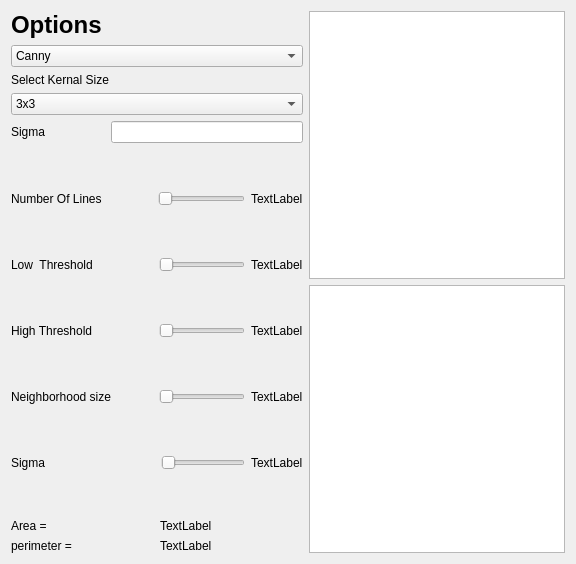
      <widget class="QWidget" name="tab_5">
       <attribute name="title">
        <string>Object Detector</string>
       </attribute>
       <layout class="QGridLayout" name="gridLayout">
        <item row="2" column="0">
         <layout class="QVBoxLayout" name="verticalLayout_14">
          <item>
           <widget class="QLabel" name="kernalsizelabel">
            <property name="text">
             <string>Select Kernal Size</string>
            </property>
           </widget>
          </item>
          <item>
           <widget class="QComboBox" name="kernalsize">
            <item>
             <property name="text">
              <string>3x3</string>
             </property>
            </item>
            <item>
             <property name="text">
              <string>5x5</string>
             </property>
            </item>
           </widget>
          </item>
         </layout>
        </item>
        <item row="0" column="0">
         <widget class="QLabel" name="label_10">
          <property name="font">
           <font>
            <pointsize>18</pointsize>
            <weight>75</weight>
            <bold>true</bold>
           </font>
          </property>
          <property name="text">
           <string>Options</string>
          </property>
         </widget>
        </item>
        <item row="1" column="0">
         <widget class="QComboBox" name="types">
          <item>
           <property name="text">
            <string>Canny</string>
           </property>
          </item>
          <item>
           <property name="text">
            <string>Detect Lines</string>
           </property>
          </item>
          <item>
           <property name="text">
            <string>Detect Ellipse</string>
           </property>
          </item>
          <item>
           <property name="text">
            <string>Detect circles</string>
           </property>
          </item>
          <item>
           <property name="text">
            <string>Snake</string>
           </property>
          </item>
         </widget>
        </item>
        <item row="5" column="0">
         <layout class="QHBoxLayout" name="horizontalLayout_20">
          <item>
           <widget class="QLabel" name="label_14">
            <property name="text">
             <string>Number Of Lines</string>
            </property>
           </widget>
          </item>
          <item>
           <spacer name="horizontalSpacer_8">
            <property name="orientation">
             <enum>Qt::Horizontal</enum>
            </property>
            <property name="sizeType">
             <enum>QSizePolicy::Fixed</enum>
            </property>
            <property name="sizeHint" stdset="0">
             <size>
              <width>50</width>
              <height>20</height>
             </size>
            </property>
           </spacer>
          </item>
          <item>
           <widget class="QSlider" name="horizontalSlider_5">
            <property name="orientation">
             <enum>Qt::Horizontal</enum>
            </property>
           </widget>
          </item>
          <item>
           <widget class="QLabel" name="label_32">
            <property name="text">
             <string>TextLabel</string>
            </property>
           </widget>
          </item>
         </layout>
        </item>
        <item row="3" column="0">
         <layout class="QHBoxLayout" name="horizontalLayout_17">
          <item>
           <widget class="QLabel" name="sigmalabel">
            <property name="text">
             <string>Sigma</string>
            </property>
           </widget>
          </item>
          <item>
           <spacer name="horizontalSpacer_9">
            <property name="orientation">
             <enum>Qt::Horizontal</enum>
            </property>
            <property name="sizeType">
             <enum>QSizePolicy::Fixed</enum>
            </property>
            <property name="sizeHint" stdset="0">
             <size>
              <width>60</width>
              <height>20</height>
             </size>
            </property>
           </spacer>
          </item>
          <item>
           <widget class="QLineEdit" name="lineEdit_4"/>
          </item>
         </layout>
        </item>
        <item row="9" column="0">
         <layout class="QHBoxLayout" name="horizontalLayout_22">
          <item>
           <widget class="QLabel" name="label_25">
            <property name="text">
             <string>High Threshold</string>
            </property>
           </widget>
          </item>
          <item>
           <spacer name="horizontalSpacer_11">
            <property name="orientation">
             <enum>Qt::Horizontal</enum>
            </property>
            <property name="sizeType">
             <enum>QSizePolicy::Fixed</enum>
            </property>
            <property name="sizeHint" stdset="0">
             <size>
              <width>60</width>
              <height>20</height>
             </size>
            </property>
           </spacer>
          </item>
          <item>
           <widget class="QSlider" name="horizontalSlider_7">
            <property name="orientation">
             <enum>Qt::Horizontal</enum>
            </property>
           </widget>
          </item>
          <item>
           <widget class="QLabel" name="label_34">
            <property name="text">
             <string>TextLabel</string>
            </property>
           </widget>
          </item>
         </layout>
        </item>
        <item row="13" column="0">
         <layout class="QHBoxLayout" name="horizontalLayout_24">
          <item>
           <widget class="QLabel" name="label_27">
            <property name="text">
             <string>Sigma</string>
            </property>
           </widget>
          </item>
          <item>
           <spacer name="horizontalSpacer_13">
            <property name="orientation">
             <enum>Qt::Horizontal</enum>
            </property>
            <property name="sizeType">
             <enum>QSizePolicy::Fixed</enum>
            </property>
            <property name="sizeHint" stdset="0">
             <size>
              <width>110</width>
              <height>20</height>
             </size>
            </property>
           </spacer>
          </item>
          <item>
           <widget class="QSlider" name="horizontalSlider_9">
            <property name="orientation">
             <enum>Qt::Horizontal</enum>
            </property>
           </widget>
          </item>
          <item>
           <widget class="QLabel" name="label_36">
            <property name="text">
             <string>TextLabel</string>
            </property>
           </widget>
          </item>
         </layout>
        </item>
        <item row="15" column="0">
         <layout class="QHBoxLayout" name="horizontalLayout_18">
          <item>
           <widget class="QLabel" name="label_28">
            <property name="text">
             <string>Area = </string>
            </property>
           </widget>
          </item>
          <item>
           <widget class="QLabel" name="label_29">
            <property name="text">
             <string>TextLabel</string>
            </property>
           </widget>
          </item>
         </layout>
        </item>
        <item row="16" column="0">
         <layout class="QHBoxLayout" name="horizontalLayout_19">
          <item>
           <widget class="QLabel" name="label_30">
            <property name="text">
             <string>perimeter =</string>
            </property>
           </widget>
          </item>
          <item>
           <widget class="QLabel" name="label_31">
            <property name="text">
             <string>TextLabel</string>
            </property>
           </widget>
          </item>
         </layout>
        </item>
        <item row="11" column="0">
         <layout class="QHBoxLayout" name="horizontalLayout_23">
          <item>
           <widget class="QLabel" name="label_26">
            <property name="text">
             <string>Neighborhood size</string>
            </property>
           </widget>
          </item>
          <item>
           <spacer name="horizontalSpacer_12">
            <property name="orientation">
             <enum>Qt::Horizontal</enum>
            </property>
            <property name="sizeType">
             <enum>QSizePolicy::Fixed</enum>
            </property>
            <property name="sizeHint" stdset="0">
             <size>
              <width>42</width>
              <height>20</height>
             </size>
            </property>
           </spacer>
          </item>
          <item>
           <widget class="QSlider" name="horizontalSlider_8">
            <property name="orientation">
             <enum>Qt::Horizontal</enum>
            </property>
           </widget>
          </item>
          <item>
           <widget class="QLabel" name="label_35">
            <property name="text">
             <string>TextLabel</string>
            </property>
           </widget>
          </item>
         </layout>
        </item>
        <item row="7" column="0">
         <layout class="QHBoxLayout" name="horizontalLayout_21">
          <item>
           <widget class="QLabel" name="label_24">
            <property name="text">
             <string>Low  Threshold</string>
            </property>
           </widget>
          </item>
          <item>
           <spacer name="horizontalSpacer_10">
            <property name="orientation">
             <enum>Qt::Horizontal</enum>
            </property>
            <property name="sizeType">
             <enum>QSizePolicy::Fixed</enum>
            </property>
            <property name="sizeHint" stdset="0">
             <size>
              <width>60</width>
              <height>20</height>
             </size>
            </property>
           </spacer>
          </item>
          <item>
           <widget class="QSlider" name="horizontalSlider_6">
            <property name="orientation">
             <enum>Qt::Horizontal</enum>
            </property>
           </widget>
          </item>
          <item>
           <widget class="QLabel" name="label_33">
            <property name="text">
             <string>TextLabel</string>
            </property>
           </widget>
          </item>
         </layout>
        </item>
        <item row="0" column="1" rowspan="17">
         <layout class="QVBoxLayout" name="verticalLayout_9">
          <item>
           <widget class="QGraphicsView" name="graphicsView_10"/>
          </item>
          <item>
           <widget class="QGraphicsView" name="graphicsView_11"/>
          </item>
         </layout>
        </item>
        <item row="4" column="0">
         <spacer name="verticalSpacer">
          <property name="orientation">
           <enum>Qt::Vertical</enum>
          </property>
          <property name="sizeType">
           <enum>QSizePolicy::Fixed</enum>
          </property>
          <property name="sizeHint" stdset="0">
           <size>
            <width>20</width>
            <height>40</height>
           </size>
          </property>
         </spacer>
        </item>
        <item row="10" column="0">
         <spacer name="verticalSpacer_4">
          <property name="orientation">
           <enum>Qt::Vertical</enum>
          </property>
          <property name="sizeType">
           <enum>QSizePolicy::Fixed</enum>
          </property>
          <property name="sizeHint" stdset="0">
           <size>
            <width>20</width>
            <height>40</height>
           </size>
          </property>
         </spacer>
        </item>
        <item row="12" column="0">
         <spacer name="verticalSpacer_5">
          <property name="orientation">
           <enum>Qt::Vertical</enum>
          </property>
          <property name="sizeType">
           <enum>QSizePolicy::Fixed</enum>
          </property>
          <property name="sizeHint" stdset="0">
           <size>
            <width>20</width>
            <height>40</height>
           </size>
          </property>
         </spacer>
        </item>
        <item row="6" column="0">
         <spacer name="verticalSpacer_2">
          <property name="orientation">
           <enum>Qt::Vertical</enum>
          </property>
          <property name="sizeType">
           <enum>QSizePolicy::Fixed</enum>
          </property>
          <property name="sizeHint" stdset="0">
           <size>
            <width>20</width>
            <height>40</height>
           </size>
          </property>
         </spacer>
        </item>
        <item row="8" column="0">
         <spacer name="verticalSpacer_3">
          <property name="orientation">
           <enum>Qt::Vertical</enum>
          </property>
          <property name="sizeType">
           <enum>QSizePolicy::Fixed</enum>
          </property>
          <property name="sizeHint" stdset="0">
           <size>
            <width>20</width>
            <height>40</height>
           </size>
          </property>
         </spacer>
        </item>
        <item row="14" column="0">
         <spacer name="verticalSpacer_6">
          <property name="orientation">
           <enum>Qt::Vertical</enum>
          </property>
          <property name="sizeType">
           <enum>QSizePolicy::Fixed</enum>
          </property>
          <property name="sizeHint" stdset="0">
           <size>
            <width>20</width>
            <height>40</height>
           </size>
          </property>
         </spacer>
        </item>
       </layout>
      </widget>
